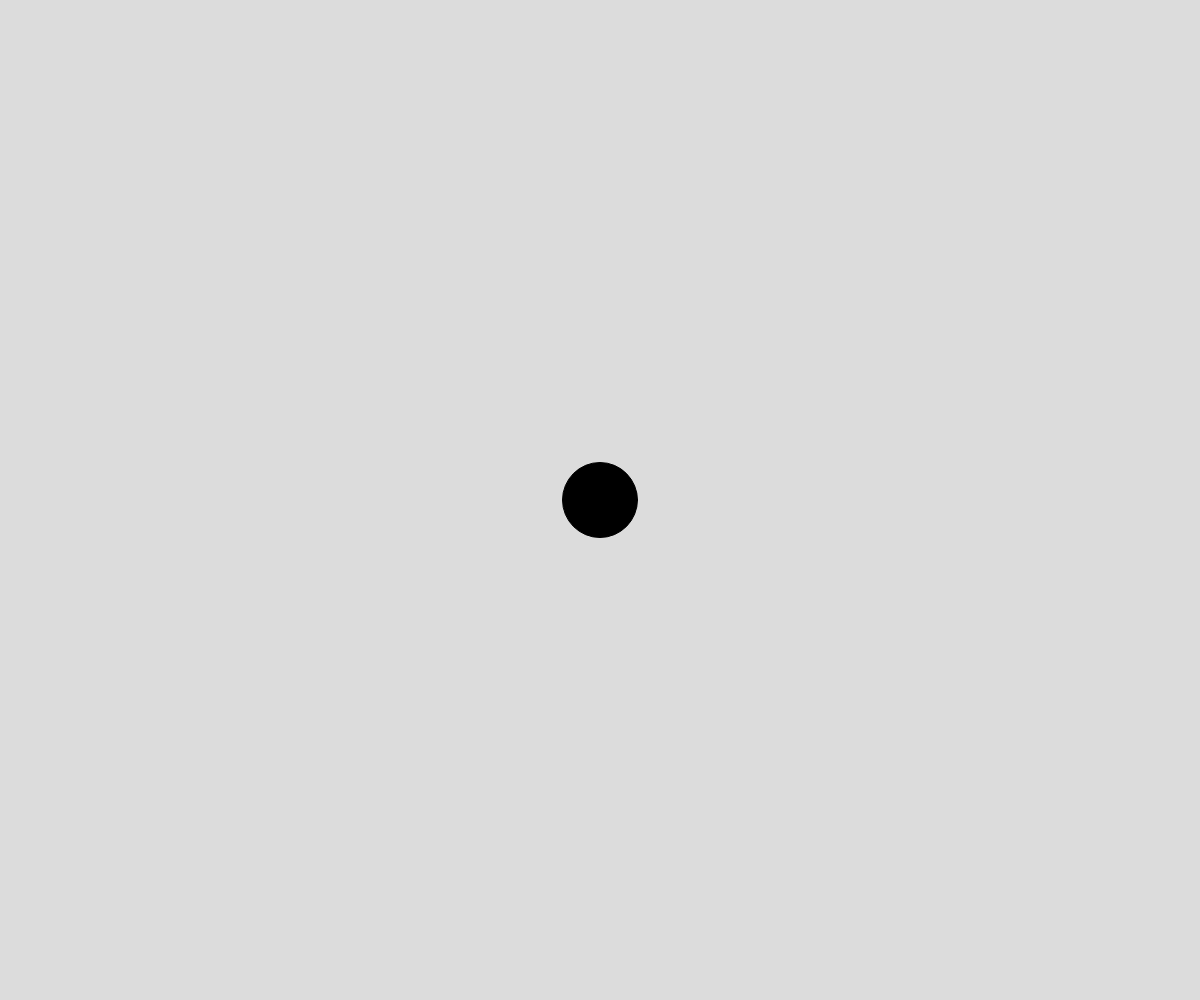
Frame 1 (no input)
Frame 60 (no input): identical to frame 1, image omitted
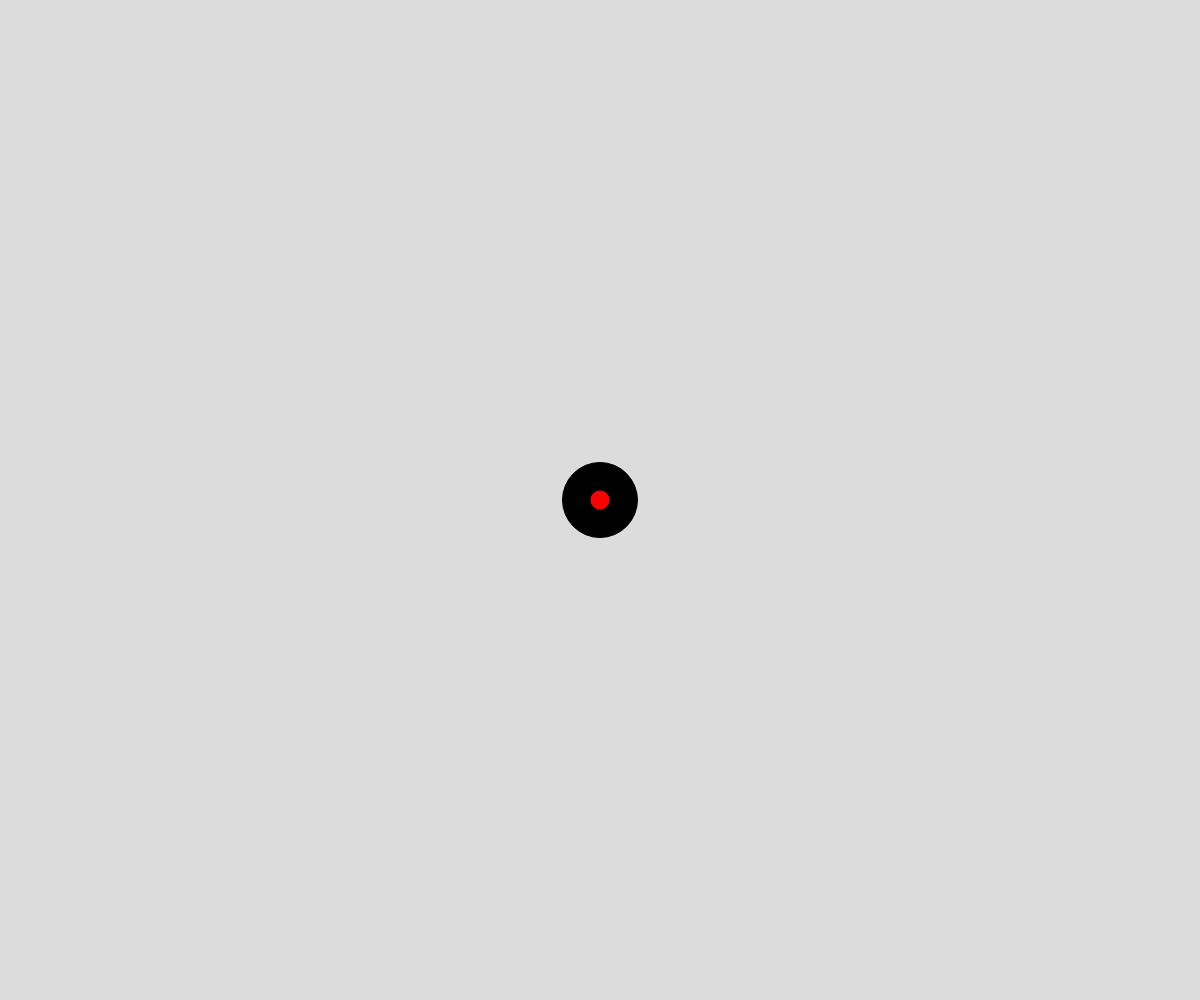
Frame 120 (the mouse pressed at the canvas centre since frame 60)

The p5.js sketch that drew these frames (run headless with seeded random() and noise() and a simulated clock; from frame 60 on, the mouse is pressed at the canvas centre):

// p5.js sketch
// ── sketch.js

let bullets = [];
let playerX;
let playerY;

function setup() {
  createCanvas(windowWidth, windowHeight);
  playerX = width/2;
  playerY = height/2;
}

function draw() {
  background(220);
  displayPlayer();
  handleBullets();
}

function displayPlayer(){
  fill ("black");
  circle(playerX, playerY, 75);
}

function handleBullets(){
  for (let bullet of bullets){
    bullet.x += bullet.dx;
    bullet.y += bullet.dy;

    fill("red");
    circle(bullet.x, bullet.y, bullet.radius*2);
  }
}

function spawnBullet(){
  let xDiff = mouseX - playerX;
  let yDiff = mouseY - playerY;
  let xSpeed = map(xDiff, -width/2, width/2, -10, 10);
  let ySpeed = map(yDiff, -height/2, height/2, -10, 10);

  
  let bullet = {
    x: playerX,
    y: playerY,
    radius: 10,
    dx: xSpeed,
    dy: ySpeed,
  };
  bullets.push(bullet);
}

function mousePressed(){
  spawnBullet();
}
